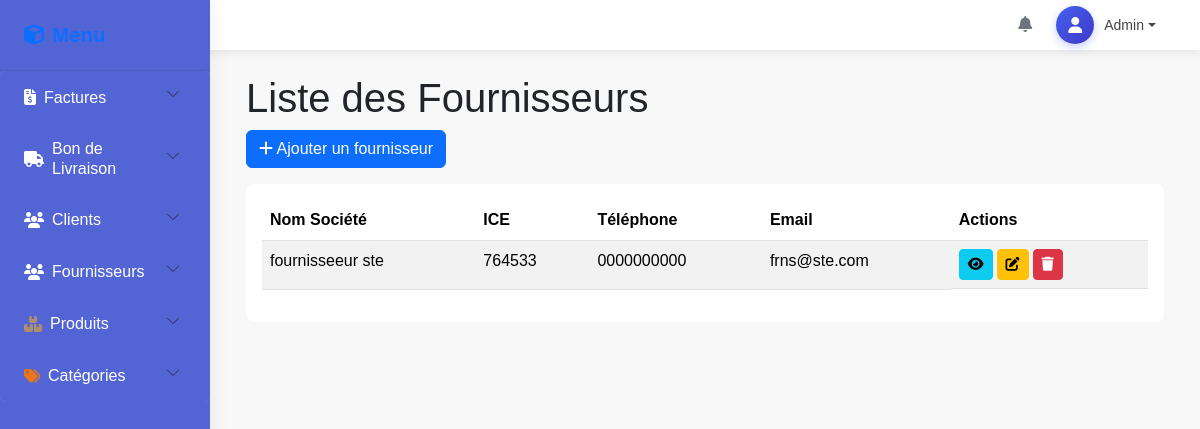
The app's page /fournisseurs, older data.
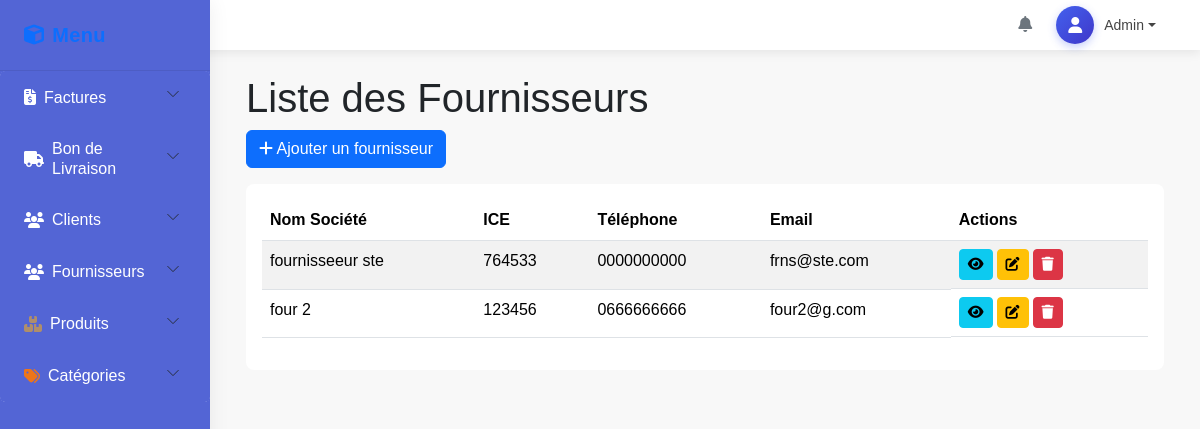
The same page, newer data.
### tables this page shows
CREATE TABLE `fournisseurs` (
  `id` int(11) NOT NULL,
  `nom_ste` varchar(255) NOT NULL,
  `ice` int(11) NOT NULL,
  `idf` int(11) DEFAULT NULL,
  `adresse` varchar(255) DEFAULT NULL,
  `email` varchar(255) DEFAULT NULL,
  `telephone` varchar(15) NOT NULL
);

### app/controllers/FournisseurController.php (called while the page is built, shortened)
<?php
require_once MODEL_PATH . '/FournisseurModel.php';
class FournisseurController {
    private $fournisseurModel;
    public function __construct($db) {
        $this->fournisseurModel = new FournisseurModel($db);
    }
    public function index() {
        $fournisseurs = $this->fournisseurModel->getFournisseurs();
        include VIEW_PATH . '/layouts/main.php';
    }
}

### app/models/FournisseurModel.php (called while the page is built, shortened)
<?php
class FournisseurModel {
    public $db;
    public function __construct($dbConnection) {
        $this->db = $dbConnection;
    }
    public function getFournisseurs() {
        try {
            $query = "SELECT * FROM fournisseurs";
            $stmt = $this->db->prepare($query);
            $stmt->execute();
            return $stmt->fetchAll(PDO::FETCH_ASSOC);
        } catch (PDOException $e) {
            error_log("Database error: " . $e->getMessage());
            return [];
        }
    }
}

### app/views/pages/fournisseurs/index.php (the view, shortened to what this page needs)
<div class="container">
    <h1>Liste des Fournisseurs</h1>
    <div class="mb-3">
        <a href="/stage/fournisseurs/add" class="btn btn-primary">
            <i class="fas fa-plus"></i> Ajouter un fournisseur
        </a>
    </div>
    <div class="bg-white p-3 rounded-3">
        <table class="table table-striped" id="fournisseursTable">
            <thead>
                <tr>
                    <th>Nom Société</th>
                    <th>ICE</th>
                    <th>Téléphone</th>
                    <th>Email</th>
                    <th>Actions</th>
                </tr>
            </thead>
            <tbody>
                    <?php foreach ($fournisseurs as $fournisseur): ?>
                        <tr>
                            <td><?= htmlspecialchars($fournisseur['nom_ste']) ?></td>
                            <td><?= htmlspecialchars($fournisseur['ice']) ?></td>
                            <td><?= htmlspecialchars($fournisseur['telephone']) ?></td>
                            <td><?= htmlspecialchars($fournisseur['email']) ?></td>
                            <td class="d-flex">
                                <a href="/stage/fournisseurs/show?id=<?= $fournisseur['id'] ?>" class="btn btn-info btn-sm me-1"
                                    title="Détails">
                                    <i class="fas fa-eye"></i>
                                </a>
                                <a href="/stage/fournisseurs/edit?id=<?= $fournisseur['id'] ?>" class="btn btn-warning btn-sm me-1"
                                    title="Modifier">
                                    <i class="fas fa-edit"></i>
                                </a>
                                <form method="post" action="/stage/fournisseurs/delete" class="d-inline"
                                    onsubmit="return confirm('Êtes-vous sûre de vouloir supprimer ce fournisseur?');">
                                    <button type="submit" class="btn btn-danger btn-sm" title="Supprimer">
                                        <i class="fas fa-trash"></i>
                                    </button>
                                </form>
                            </td>
                        </tr>
                    <?php endforeach; ?>
            </tbody>
        </table>
    </div>
</div>

Row changes from the older to the newer data that the page shows:
added fournisseurs: nom_ste "four 2", ice "123456", telephone "0666666666", email "four2@g.com"
